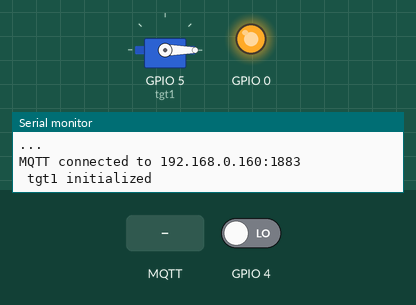
Simulated run of this sketch. Board: ESP8266 (NodeMCU). Parts: servo, output pins drawn as LEDs (lit = HIGH), the last lines printed to the serial monitor. Inputs (shaded band) come from the test bench; at power-on: GPIO 4 LOW. WiFi joins after 1.5 s; servers stay silent unless stated; no MQTT or app messages arrive unless stated.

Above: at 5.2 s.
5.3 s: MQTT message "up" arrives on the first subscribed topic
At 7.8 s:
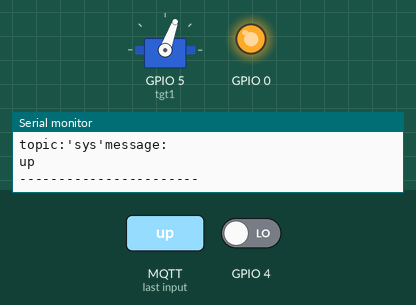
8.3 s: MQTT message "down" arrives on the first subscribed topic
At 8.77 s:
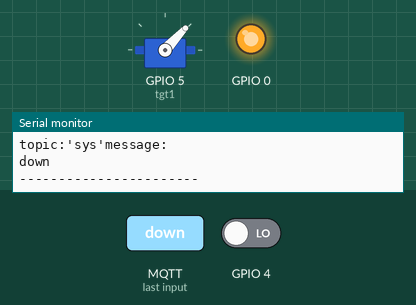
At 9.37 s:
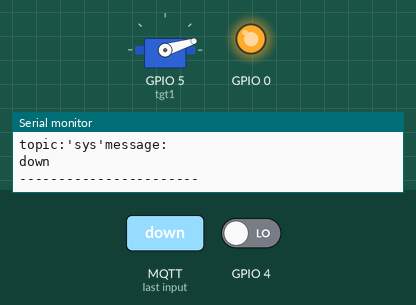
Timing chart, 0 to 11.3 s (numbered marks = the images above; inputs shaded):
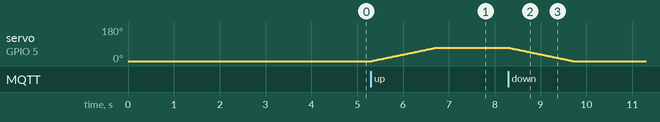

The sketch:

target.ino
```cpp
#include <Servo.h>

#include <ESP8266WiFi.h>
#include <PubSubClient.h>

Servo tgt1;
bool vo;
int count;
bool hit;
bool hit_old;
String temp_str;
char cnt[5];

const char* ssid     = "Yuugure";
const char* password = "Hatsuharu";
const char *mqtt_broker = "192.168.0.160";
const char *topic = "sys";
const char *mqtt_username = "tgt1";
const char *mqtt_password = "NULL";
const int mqtt_port = 1883;

int status = WL_IDLE_STATUS;

WiFiClient espClient;
PubSubClient client(espClient);


void setup()
{
  Serial.begin(9600);
  InitWiFi();
  client.setServer(mqtt_broker, mqtt_port);
  client.setCallback(callback);

  while (!client.connected())
      reconnect();

  if(client.connected())
    {
      Serial.print("MQTT connected to ");
      Serial.print(mqtt_broker);
      Serial.print(":1883\n\n");
    }

  client.subscribe(topic); //訂閱MQTT頻道
  client.publish(topic, "tgt1 first connect");

  initservo();
}


void loop()
{
  status = WiFi.status(); //檢測wifi連線
  if ( status != WL_CONNECTED)
  {
    while ( status != WL_CONNECTED)
    {
      Serial.println("reconnecting to WiFi...");
      status = WiFi.begin(ssid, password);
      delay(3000);
    }
    Serial.println("reconnected");
  }

  client.loop();

  vo=digitalRead(4);
  //Serial.println(vo);

  if(vo)
  {
    hit = 1;
    hit_old = hit;
  }
  else if(vo == 0)
    hit = 0;

  if(hit_old == 1 && hit == 0)
  {
    count++;
    Serial.print(" ");
    Serial.print(count);
    Serial.println(" hit ");
    delay(300);
    hit_old = 0;
  }

}

void InitWiFi() //wifi連線
{
  Serial.println();
  Serial.println();
  Serial.print("Connecting to ");
  Serial.println(ssid);

  WiFi.mode(WIFI_STA);
  WiFi.begin(ssid, password);

  while (WiFi.status() != WL_CONNECTED)
  {
    delay(500);
    Serial.print(".");
  }

  Serial.println("");
  Serial.print("WiFi connected");
  Serial.print("(");
  Serial.print(ssid);
  Serial.println(")");
  Serial.print("IP address: ");
  Serial.print(WiFi.localIP());
  Serial.println("\n");
  delay(1000);
}


void reconnect() //MQTT連線
{
    Serial.println("Connecting to MQTT Server ...");

    String client_id = "tgt1";
    Serial.printf("Client %s", client_id.c_str());
    Serial.printf("(%s) is trying to connect to MQTT broker\n", String(WiFi.macAddress()).c_str());


    if ( client.connect(client_id.c_str(), mqtt_username, mqtt_password) )
    {
      Serial.println( "..." );
    }

    else
    {
      Serial.print( "[FAILED] MQTT connect error code = " );
      Serial.print( client.state() );
      Serial.println("");
      delay( 5000 );
    }

}

void callback(char *topic, byte *payload, unsigned int length) //顯示訂閱頻道訊息
{
    String messageTemp;

    Serial.print("topic:'");
    Serial.print(topic);
    Serial.print("'");
    Serial.println("message:");
    for (int i = 0; i < length; i++)
    {
        messageTemp += (char)payload[i];
        Serial.print((char) payload[i]);
    }
    Serial.println("\n-----------------------");

    if(messageTemp == "down")
    {
      if(tgt1.read()>50)
      {
        for(int k=70; k>=0; k--)
        {
         tgt1.write(k);
          delay(20);
        }
      }

    }

    if(messageTemp == "up")
    {
      if(tgt1.read()<20)
      {
        for(int m=0; m<=70; m++)
        {
          tgt1.write(m);
          delay(20);
        }
      }

    }

    if(messageTemp == "report")
    {
      temp_str = String(count);
      temp_str.toCharArray(cnt, temp_str.length() + 1);
      client.publish(topic, cnt);
    }
}

void initservo()
{
  pinMode(0,OUTPUT);
  pinMode(4,INPUT);

  digitalWrite(0,HIGH);
  count = 0;
  hit =0;
  hit_old = 0;

  tgt1.attach(5,500,2400);
  if(tgt1.read()!=0)
    tgt1.write(0);
  delay(500);
  Serial.println("\n\n tgt1 initialized");
  delay(1000);
}
```

Measured:
- after the input at 5.3 s, servo on GPIO 5 (tgt1): moves from 0° to 70° over 1.4 s, starting at once
- after the input at 8.3 s, servo on GPIO 5 (tgt1): moves from 70° to 0° over 1.4 s, starting at once
